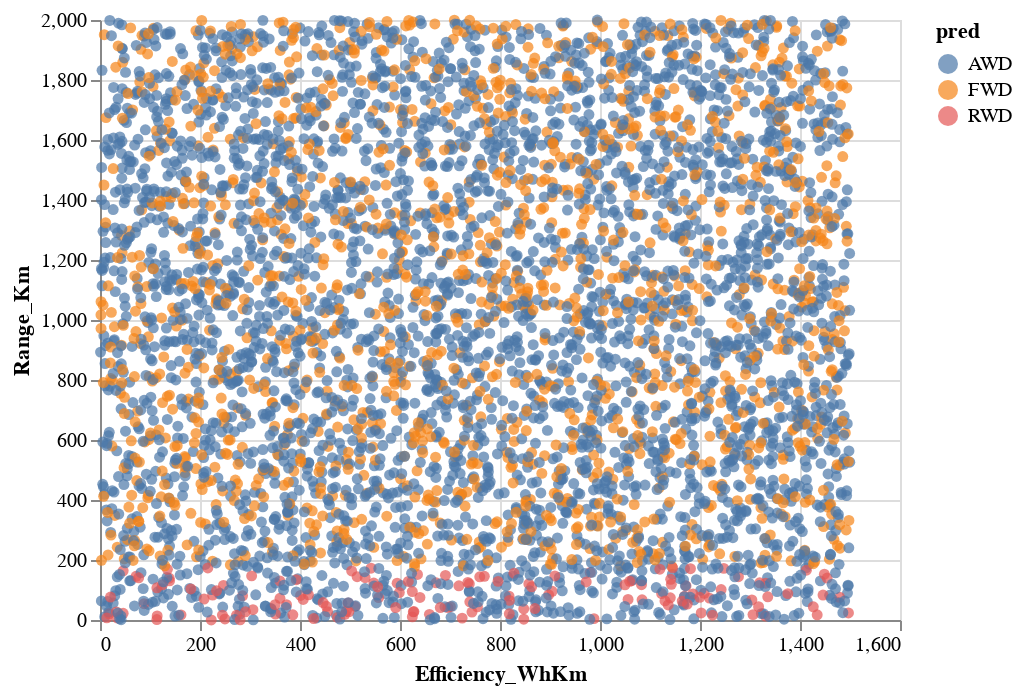

Write notebook code for a chart like this one.
### Markdown cell above
From the above graph, we can see that compare to RWD, FWD EVs has more range. While, still, AWD get the highest topspeed. It seems that power train related to the range and the topspeed, instead of the efficiency.

### Code cell
alt.Chart(df2).mark_circle().encode(
    x = "Efficiency_WhKm",
    y = "Range_Km",
    color = 'pred'
)

### Figure 1 — Vega-Lite specification as saved in the notebook (floating-point values rounded to 4 significant figures; data arrays with more than 128 entries replaced by an {"elided": "..."} marker saying what was removed)
{"config": {"view": {"continuousWidth": 400, "continuousHeight": 300}}, "data": {"name": "data-86f23eb3825a3ca74284af24e0a887bd"}, "mark": "circle", "encoding": {"color": {"field": "pred", "type": "nominal"}, "x": {"field": "Efficiency_WhKm", "type": "quantitative"}, "y": {"field": "Range_Km", "type": "quantitative"}}, "$schema": "https://vega.github.io/schema/vega-lite/v4.17.0.json", "datasets": {"data-86f23eb3825a3ca74284af24e0a887bd": {"elided": "5000 records"}}}
